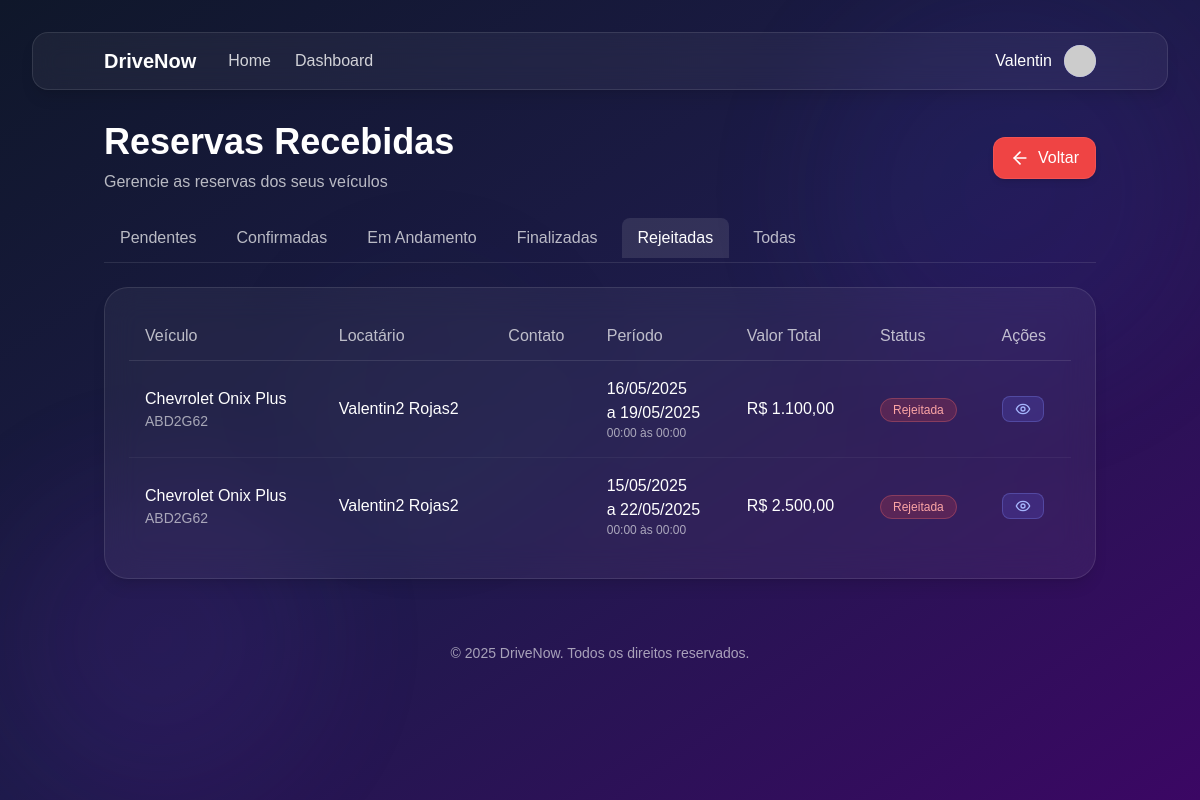
Page /drivenow/reserva/reservas_recebidas.php?aba=rejeitadas (signed in) on the committed database.
### tables this page shows
CREATE TABLE `reserva` (
  `id` int(11) NOT NULL,
  `veiculo_id` int(11) DEFAULT NULL,
  `conta_usuario_id` int(11) DEFAULT NULL,
  `reserva_data` date DEFAULT NULL,
  `devolucao_data` date DEFAULT NULL,
  `diaria_valor` decimal(10,2) DEFAULT NULL,
  `taxas_de_uso` decimal(10,2) DEFAULT NULL,
  `taxas_de_limpeza` decimal(10,2) DEFAULT NULL,
  `valor_total` decimal(10,2) DEFAULT NULL,
  `status` varchar(20) DEFAULT 'pendente',
  `observacoes` text DEFAULT NULL
);

CREATE TABLE `veiculo` (
  `id` int(11) NOT NULL,
  `local_id` int(11) DEFAULT NULL,
  `categoria_veiculo_id` int(11) DEFAULT NULL,
  `dono_id` int(11) DEFAULT NULL,
  `veiculo_marca` varchar(50) DEFAULT NULL,
  `veiculo_modelo` varchar(100) DEFAULT NULL,
  `veiculo_ano` int(11) DEFAULT NULL,
  `veiculo_km` int(11) DEFAULT NULL,
  `veiculo_placa` varchar(50) DEFAULT NULL,
  `veiculo_cambio` varchar(50) DEFAULT NULL,
  `veiculo_combustivel` varchar(50) DEFAULT NULL,
  `veiculo_portas` int(11) DEFAULT NULL,
  `veiculo_acentos` int(11) DEFAULT NULL,
  `veiculo_tracao` varchar(50) DEFAULT NULL,
  `disponivel` tinyint(1) DEFAULT 1 COMMENT '0=Indisponível, 1=Disponível',
  `preco_diaria` decimal(10,2) NOT NULL DEFAULT 150.00,
  `descricao` text DEFAULT NULL,
  `media_avaliacao` decimal(3,1) DEFAULT NULL,
  `total_avaliacoes` int(11) DEFAULT 0
);

### drivenow/includes/auth.php (called while the page is built, shortened)
<?php
function getUsuario() {
    return $_SESSION['usuario'] ?? null;
}
?>

### drivenow/reserva/reservas_recebidas.php (the view, shortened to what this page needs)
<?php
require_once '../includes/auth.php';
$usuario = getUsuario();
global $pdo;
$stmt = $pdo->prepare("SELECT id FROM dono WHERE conta_usuario_id = ?");
$stmt->execute([$usuario['id']]);
$dono = $stmt->fetch();
$aba = isset($_GET['aba']) ? $_GET['aba'] : 'pendentes';
$query = "SELECT r.*, v.veiculo_marca, v.veiculo_modelo, v.veiculo_placa,
          CONCAT(u.primeiro_nome, ' ', u.segundo_nome) AS nome_locatario,
          u.telefone AS telefone_locatario
          FROM reserva r
          JOIN veiculo v ON r.veiculo_id = v.id
          JOIN conta_usuario u ON r.conta_usuario_id = u.id
          WHERE v.dono_id = ?";
switch ($aba) {
    case 'rejeitadas':
        $query .= " AND r.status = 'rejeitada'";
        break;
}
$query .= " ORDER BY r.reserva_data DESC";
$stmt = $pdo->prepare($query);
$stmt->execute([$dono['id']]);
$reservas = $stmt->fetchAll();
?>
<!DOCTYPE html>
<html lang="pt-br">
<head>
    <script src="https://cdn.tailwindcss.com"></script>
</head>
<body class="min-h-screen bg-gradient-to-br from-slate-900 via-indigo-950 to-purple-950 text-white p-4 md:p-8 overflow-x-hidden">
    <div class="fixed top-0 right-0 w-96 h-96 rounded-full bg-indigo-700 opacity-10 blur-3xl -z-10 animate-pulse animate-pulse-15s"></div>
    <div class="fixed bottom-0 left-0 w-80 h-80 rounded-full bg-purple-700 opacity-10 blur-3xl -z-10 animate-pulse animate-pulse-20s"></div>
    <div class="fixed top-1/3 left-1/4 w-64 h-64 rounded-full bg-slate-700 opacity-5 blur-3xl -z-10 animate-pulse animate-pulse-25s"></div>
    <header class="backdrop-blur-md bg-white/5 border subtle-border rounded-2xl mb-8 shadow-lg overflow-hidden">
        <div class="container mx-auto px-4 py-3">
            <div class="flex justify-between items-center">
                <div class="flex items-center">
                    <h1 class="text-xl font-bold text-white mr-8">DriveNow</h1>
                    <nav class="hidden md:flex space-x-6">
                        <a href="../index.php" class="text-white/80 hover:text-white transition-colors">Home</a>
                        <a href="../vboard.php" class="text-white/80 hover:text-white transition-colors">Dashboard</a>
                    </nav>
                </div>
                <div class="flex items-center gap-3">
                    <span class="text-white hidden md:inline"><?= htmlspecialchars($usuario['primeiro_nome']) ?></span>
                    <div class="relative h-8 w-8 transition-transform hover:scale-110 rounded-full flex items-center justify-center bg-indigo-500 text-white overflow-hidden">
                        <?php if (isset($usuario['foto_perfil']) && !empty($usuario['foto_perfil'])): ?>
                            <img src="<?= htmlspecialchars($usuario['foto_perfil']) ?>" alt="Foto de Perfil" class="h-full w-full object-cover">
                        <?php else: ?>
                            <img src="https://api.dicebear.com/7.x/initials/svg?seed=<?= urlencode($usuario['primeiro_nome']) ?>&backgroundColor=818cf8&textColor=ffffff&fontSize=40" alt="Usuário" class="h-full w-full object-cover">
                        <?php endif; ?>
                    </div>
                </div>
            </div>
        </div>
    </header>
    <main class="container mx-auto">
        <div class="flex justify-between items-center mb-6 px-4">
            <div>
                <h2 class="text-3xl md:text-4xl font-bold text-white">
                    Reservas Recebidas
                </h2>
                <p class="text-white/70 mt-2">Gerencie as reservas dos seus veículos</p>
            </div>
            <a href="../vboard.php" class="bg-red-500 hover:bg-red-600 text-white rounded-xl transition-colors border border-red-400/30 px-4 py-2 font-medium shadow-md hover:shadow-lg flex items-center">
                <svg xmlns="http://www.w3.org/2000/svg" width="24" height="24" viewBox="0 0 24 24" fill="none" stroke="currentColor" stroke-width="2" stroke-linecap="round" stroke-linejoin="round" class="h-5 w-5 mr-2">
                    <path d="m12 19-7-7 7-7"></path>
                    <path d="M19 12H5"></path>
                </svg>
                <span>Voltar</span>
            </a>
        </div>
        <div class="overflow-x-auto mb-6 px-4">
            <div class="flex space-x-2 border-b border-white/10 pb-1">
                <a href="?aba=pendentes" class="px-4 py-2 rounded-t-lg text-center whitespace-nowrap transition-colors <?= $aba === 'pendentes' ? 'tab-active' : 'text-white/70 hover:bg-white/5' ?>">
                    Pendentes
                </a>
                <a href="?aba=confirmadas" class="px-4 py-2 rounded-t-lg text-center whitespace-nowrap transition-colors <?= $aba === 'confirmadas' ? 'tab-active' : 'text-white/70 hover:bg-white/5' ?>">
                    Confirmadas
                </a>
                <a href="?aba=andamento" class="px-4 py-2 rounded-t-lg text-center whitespace-nowrap transition-colors <?= $aba === 'andamento' ? 'tab-active' : 'text-white/70 hover:bg-white/5' ?>">
                    Em Andamento
                </a>
                <a href="?aba=finalizadas" class="px-4 py-2 rounded-t-lg text-center whitespace-nowrap transition-colors <?= $aba === 'finalizadas' ? 'tab-active' : 'text-white/70 hover:bg-white/5' ?>">
                    Finalizadas
                </a>
                <a href="?aba=rejeitadas" class="px-4 py-2 rounded-t-lg text-center whitespace-nowrap transition-colors <?= $aba === 'rejeitadas' ? 'tab-active' : 'text-white/70 hover:bg-white/5' ?>">
                    Rejeitadas
                </a>
                <a href="?aba=todas" class="px-4 py-2 rounded-t-lg text-center whitespace-nowrap transition-colors <?= $aba === 'todas' ? 'tab-active' : 'text-white/70 hover:bg-white/5' ?>">
                    Todas
                </a>
            </div>
        </div>
        <?php if (empty($reservas)): ?>
            <div class="backdrop-blur-lg bg-white/5 border subtle-border rounded-3xl p-8 shadow-lg transition-all hover:shadow-xl hover:bg-white/10 mx-4">
                <div class="text-center py-8">
                    <div class="p-6 rounded-full bg-indigo-500/20 text-white border border-indigo-400/30 inline-flex mb-6">
                        <svg xmlns="http://www.w3.org/2000/svg" width="24" height="24" viewBox="0 0 24 24" fill="none" stroke="currentColor" stroke-width="2" stroke-linecap="round" stroke-linejoin="round" class="h-10 w-10">
                            <rect width="18" height="18" x="3" y="4" rx="2" ry="2"/>
                            <line x1="16" x2="16" y1="2" y2="6"/>
                            <line x1="8" x2="8" y1="2" y2="6"/>
                            <line x1="3" x2="21" y1="10" y2="10"/>
                        </svg>
                    </div>
                    <h3 class="text-xl font-bold text-white mb-4">Nenhuma reserva encontrada</h3>
                    <p class="text-white/70 mb-6">Não há reservas na categoria "<?= ucfirst($aba) ?>" no momento.</p>
                </div>
            </div>
        <?php else: ?>
            <div class="backdrop-blur-lg bg-white/5 border subtle-border rounded-3xl p-6 shadow-lg transition-all hover:shadow-xl hover:bg-white/10 mx-4 overflow-x-auto">
                <table class="w-full min-w-full">
                    <thead class="border-b border-white/10 text-left">
                        <tr>
                            <th class="px-4 py-3 text-white/70 font-medium">Veículo</th>
                            <th class="px-4 py-3 text-white/70 font-medium">Locatário</th>
                            <th class="px-4 py-3 text-white/70 font-medium">Contato</th>
                            <th class="px-4 py-3 text-white/70 font-medium">Período</th>
                            <th class="px-4 py-3 text-white/70 font-medium">Valor Total</th>
                            <th class="px-4 py-3 text-white/70 font-medium">Status</th>
                            <th class="px-4 py-3 text-white/70 font-medium">Ações</th>
                        </tr>
                    </thead>
                    <tbody class="divide-y divide-white/5">
                        <?php foreach ($reservas as $reserva): ?>
                            <?php
                            $now = time();
                            $inicio = strtotime($reserva['reserva_data']);
                            $fim = strtotime($reserva['devolucao_data']);
                            if (!empty($reserva['status'])) {
                                $status = ucfirst($reserva['status']);
                                if ($reserva['status'] === 'confirmada') {
                                    if ($now >= $inicio && $now <= $fim) {
                                        $status = 'Em Andamento';
                                        $statusClass = 'bg-yellow-500/20 text-yellow-300 border border-yellow-400/30';
                                    } else if ($now > $fim) {
                                        $status = 'Finalizada';
                                        $statusClass = 'bg-gray-500/20 text-gray-300 border border-gray-400/30';
                                    } else {
                                        $status = 'Confirmada';
                                        $statusClass = 'bg-green-500/20 text-green-300 border border-green-400/30';
                                    }
                                } elseif ($reserva['status'] === 'rejeitada') {
                                    $statusClass = 'bg-red-500/20 text-red-300 border border-red-400/30';
                                } elseif ($reserva['status'] === 'finalizada') {
                                    $statusClass = 'bg-gray-500/20 text-gray-300 border border-gray-400/30';
                                } else {
                                    $statusClass = 'bg-blue-500/20 text-blue-300 border border-blue-400/30';
                                }
                            } else {
                                $status = 'Pendente';
                                $statusClass = 'bg-blue-500/20 text-blue-300 border border-blue-400/30';
                            }
                            ?>
                            <tr class="hover:bg-white/5 transition-colors">
                                <td class="px-4 py-4">
                                    <div class="flex flex-col">
                                        <span class="font-medium text-white">
                                            <?= htmlspecialchars($reserva['veiculo_marca']) ?> <?= htmlspecialchars($reserva['veiculo_modelo']) ?>
                                        </span>
                                        <span class="text-sm text-white/60">
                                            <?= htmlspecialchars($reserva['veiculo_placa']) ?>
                                        </span>
                                    </div>
                                </td>
                                <td class="px-4 py-4 text-white">
                                    <?= htmlspecialchars($reserva['nome_locatario']) ?>
                                </td>
                                <td class="px-4 py-4 text-white">
                                </td>
                                <td class="px-4 py-4">
                                    <div class="flex flex-col">
                                        <span class="text-white">
                                            <?= date('d/m/Y', strtotime($reserva['reserva_data'])) ?>
                                        </span>
                                        <span class="text-white">
                                            a <?= date('d/m/Y', strtotime($reserva['devolucao_data'])) ?>
                                        </span>
                                        <span class="text-xs text-white/60">
                                            <?= date('H:i', strtotime($reserva['reserva_data'])) ?> às <?= date('H:i', strtotime($reserva['devolucao_data'])) ?>
                                        </span>
                                    </div>
                                </td>
                                <td class="px-4 py-4 font-medium text-white">
                                    R$ <?= number_format($reserva['valor_total'], 2, ',', '.') ?>
                                </td>
                                <td class="px-4 py-4">
                                    <span class="px-3 py-1 rounded-full text-xs font-medium <?= $statusClass ?>">
                                        <?= $status ?>
                                    </span>
                                </td>
                                <td class="px-4 py-4">                                    <div class="flex gap-2">
                                        <a href="detalhes_reserva.php?id=<?= $reserva['id'] ?>" class="bg-indigo-500/20 hover:bg-indigo-500/30 text-indigo-300 border border-indigo-400/30 rounded-lg px-3 py-1 text-sm font-medium transition-colors">
                                            <svg xmlns="http://www.w3.org/2000/svg" width="24" height="24" viewBox="0 0 24 24" fill="none" stroke="currentColor" stroke-width="2" stroke-linecap="round" stroke-linejoin="round" class="h-4 w-4">
                                                <path d="M2 12s3-7 10-7 10 7 10 7-3 7-10 7-10-7-10-7Z"></path>
                                                <circle cx="12" cy="12" r="3"></circle>
                                            </svg>
                                        </a>
                                    </div>
                                </td>
                            </tr>
                        <?php endforeach; ?>
                    </tbody>
                </table>
            </div>
        <?php endif; ?>
    </main>
    <footer class="container mx-auto mt-16 px-4 pb-8 text-center text-white/60 text-sm">
        <p>© <script>document.write(new Date().getFullYear())</script> DriveNow. Todos os direitos reservados.</p>
    </footer>
</body>
</html>

### drivenow/reserva/reservas_recebidas.php (style rules this page uses)
body { font-family: sans-serif; }
.animate-pulse-15s { animation-duration: 15s; }
.animate-pulse-20s { animation-duration: 20s; }
.animate-pulse-25s { animation-duration: 25s; }
.subtle-border { border-color: rgba(255, 255, 255, 0.1); }
.tab-active { background-color: rgba(255, 255, 255, 0.1); border-color: rgba(139, 92, 246, 0.5); color: white; }

### rows in the picture
reserva: veiculo.veiculo_marca "Chevrolet", veiculo.veiculo_modelo "Onix Plus", veiculo.veiculo_placa "ABD2G62", nome_locatario "Valentin2 Rojas2", reserva_data "16/05/2025", devolucao_data "19/05/2025", reserva_data "00:00", devolucao_data "00:00", valor_total "1.100,00", status "Rejeitada"
reserva: veiculo.veiculo_marca "Chevrolet", veiculo.veiculo_modelo "Onix Plus", veiculo.veiculo_placa "ABD2G62", nome_locatario "Valentin2 Rojas2", reserva_data "15/05/2025", devolucao_data "22/05/2025", reserva_data "00:00", devolucao_data "00:00", valor_total "2.500,00", status "Rejeitada"

### other values in the picture
$usuario['primeiro_nome'] "Valentin"
